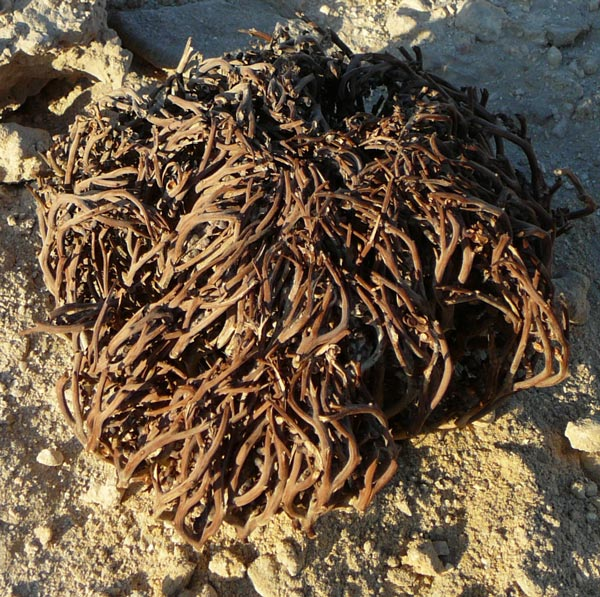
#> input picture anastatica.jpg, 600 x 597 px
$ python -i kopru_video.py   (imports and definitions only)
#> lines starting #> are read from the running program, lines starting #| are printed output that depends on the picture
# -*- coding: utf-8 -*-
"""Köprü videosu — 1920x1080 yatay uzun video üretimi.

Zamanlama kopru_ses.py'nin ölçtüğü sürelerden gelir; bu dosya yalnız görüntü
kurar ve birleştirir. Altyazı videoya gömülmez, ayrı .srt olarak yüklenir.
"""
import json, os, subprocess, sys
from PIL import Image, ImageDraw, ImageFont, ImageFilter

W, H, FPS = 1920, 1080, 30
ACILIS, KAPANIS = 3.0, 3.5

PAPER = (241, 234, 221)
INK = (28, 33, 64)
ACCENT = (163, 39, 27)
INDIGO = (42, 58, 110)
OCHRE = (185, 128, 26)
MUTED = (93, 88, 102)

KOK = os.path.dirname(os.path.dirname(os.path.abspath(__file__)))
FONTS = os.path.join(KOK, 'tools', 'fonts')


def f(ad, boy):
    return ImageFont.truetype(os.path.join(FONTS, ad), boy)


SERIF = 'Alegreya[wght].ttf'
SANS = 'AlegreyaSans-Regular.ttf'
SANS_B = 'AlegreyaSans-Bold.ttf'


def _gren(img, guc=5):
    import random
    g = Image.new('L', (W // 2, H // 2))
    g.putdata([random.randint(128 - guc, 128 + guc) for _ in range((W // 2) * (H // 2))])
    g = g.resize((W, H), Image.BILINEAR).filter(ImageFilter.GaussianBlur(0.4))
    return Image.blend(img, Image.merge('RGB', (g, g, g)), 0.055)


# [221 lines left out: functions _sar, _kapla, _beyazi_kagit, _sigdir, _etiket, _kunye and 4 more, not called in this run]


# [2 lines not run here, left out]

>>> import cv2
>>> picture = cv2.imread('../anastatica.jpg', cv2.IMREAD_GRAYSCALE)
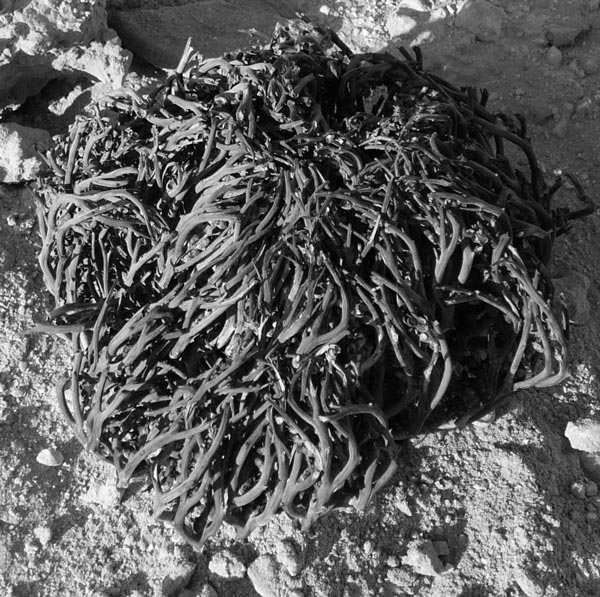
#> picture: shape (597, 600); min 0, max 255, mean 91
>>> result = _gren(picture)
#> in _gren, `g = Image.new('L', (W // 2, H // 2))`: g: PIL image 960x540 L; every value is 0
#> in _gren, `g.putdata([random.randint(128 - guc, 128 + guc) for _ in range((W // 2..`:
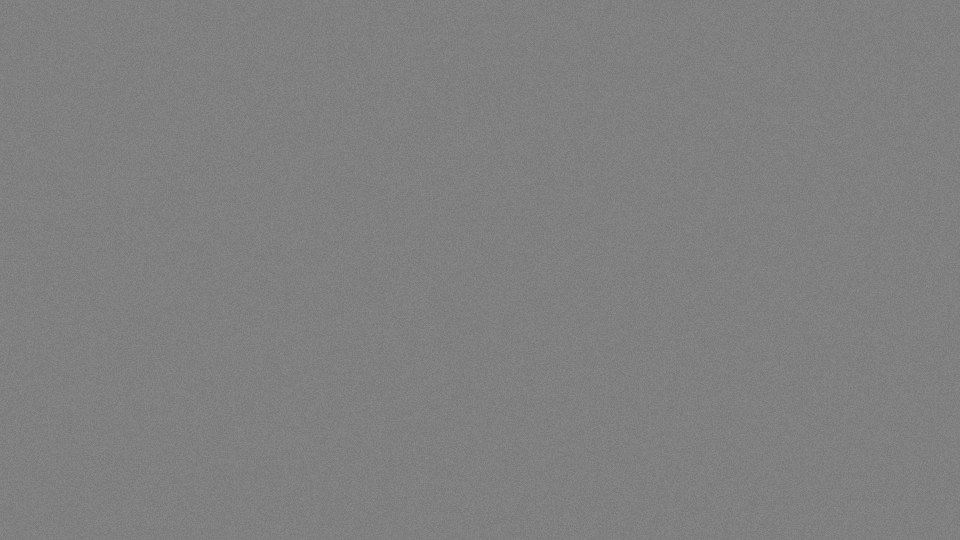
#> g: PIL image 960x540 L; min 123, max 133, mean 128
#> (the run stopped early here; a loop or call above may not have finished)

$ run again, on img/abuta-500.jpg
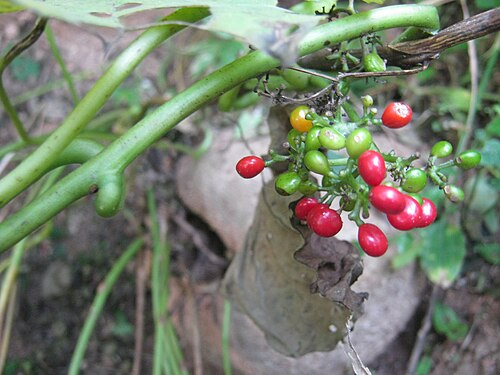
#> input picture img/abuta-500.jpg, 500 x 375 px
#> `picture = cv2.imread('../anastatica.jpg', cv2.IMREAD_GRAYSCALE)`:
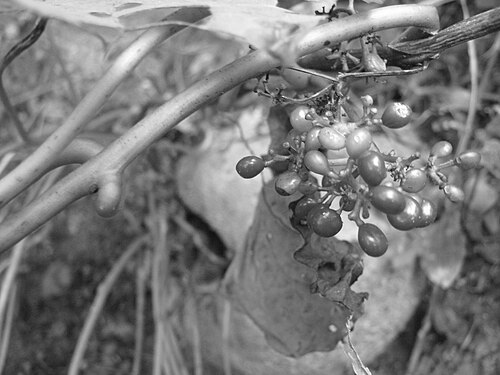
#> picture: shape (375, 500); min 0, max 255, mean 122.2

$ run again, on img/aciyavsan-960.webp
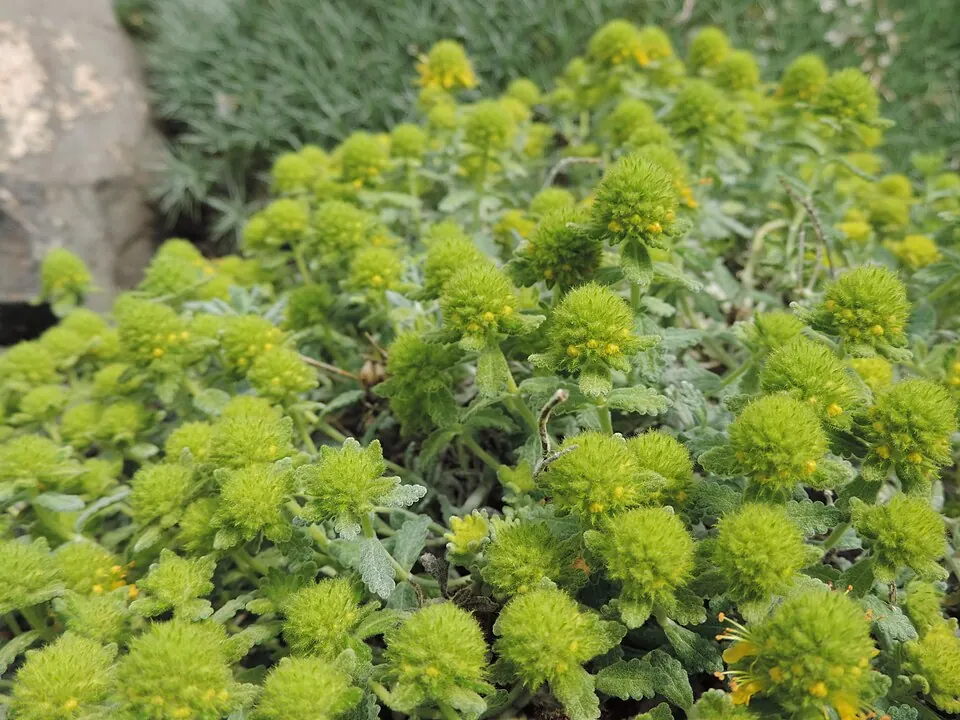
#> input picture img/aciyavsan-960.webp, 960 x 720 px
#> `picture = cv2.imread('../anastatica.jpg', cv2.IMREAD_GRAYSCALE)`:
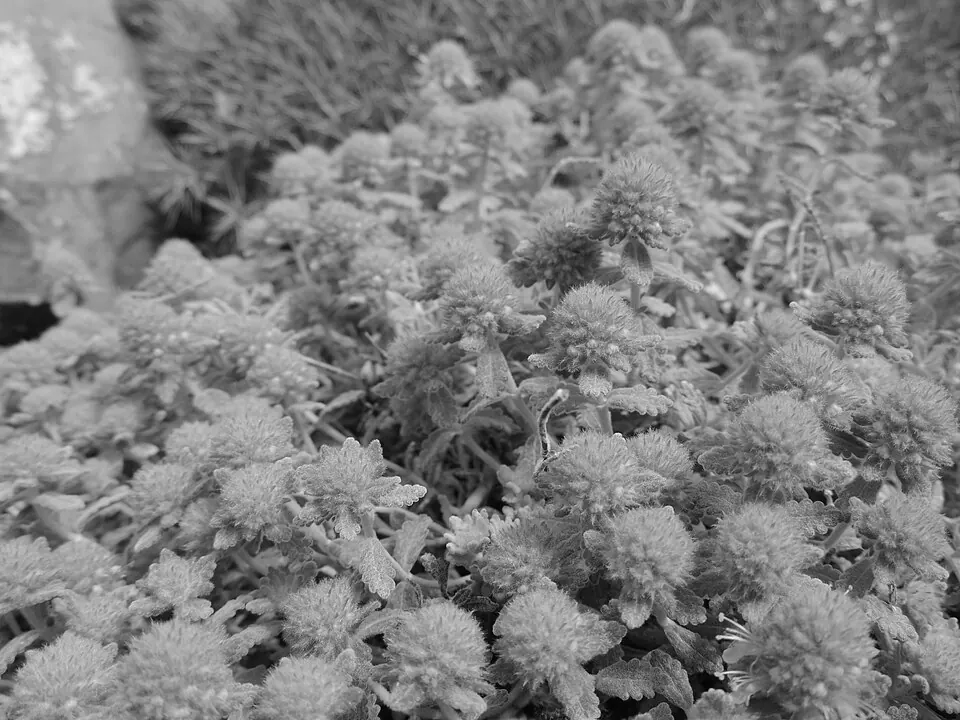
#> picture: shape (720, 960); min 0, max 251, mean 128.1
